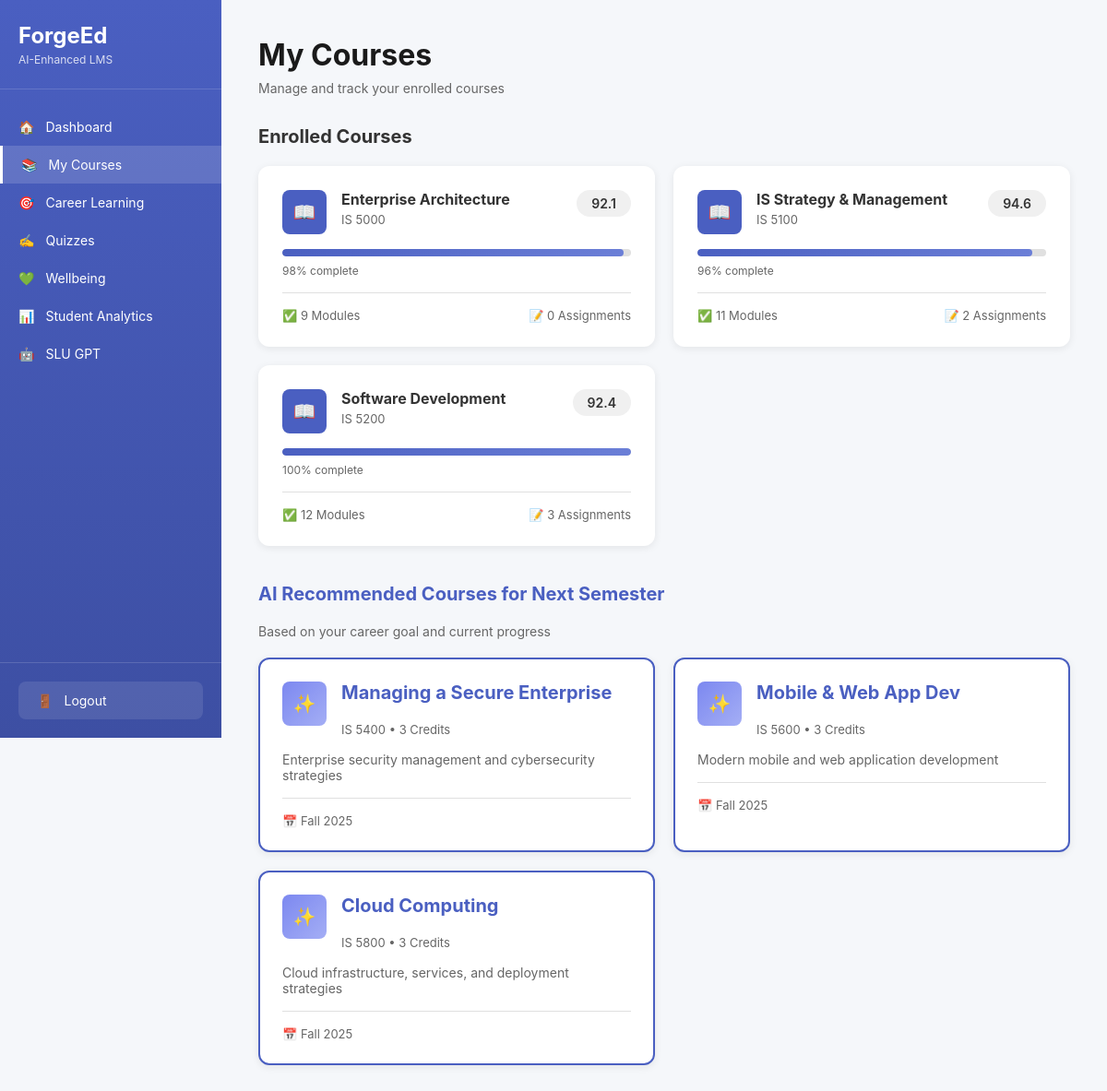
/courses (signed in), run on the app's committed database.
### tables this page shows
CREATE TABLE enrolled_courses (
            id INTEGER PRIMARY KEY AUTOINCREMENT,
            student_id INTEGER NOT NULL,
            course_id INTEGER NOT NULL,
            progress INTEGER DEFAULT 0,
            grade TEXT,
            modules_completed INTEGER DEFAULT 0,
            pending_assignments INTEGER DEFAULT 0,
            enrolled_at TIMESTAMP DEFAULT CURRENT_TIMESTAMP,
            FOREIGN KEY (student_id) REFERENCES students (id),
            FOREIGN KEY (course_id) REFERENCES courses (id),
            UNIQUE(student_id, course_id)
        );

CREATE TABLE courses (
            id INTEGER PRIMARY KEY AUTOINCREMENT,
            course_code TEXT UNIQUE NOT NULL,
            course_name TEXT NOT NULL,
            credits INTEGER DEFAULT 3,
            description TEXT,
            instructor TEXT,
            semester TEXT
        , faculty_name TEXT, intake_term TEXT);

### app.py (the view)
@app.route('/courses')
def courses():
    if 'student_id' not in session:
        return redirect(url_for('index'))
    student_id = session['student_id']
    conn = get_db()
    enrolled = conn.execute('''
        SELECT c.*, ec.progress, ec.grade, ec.modules_completed, ec.pending_assignments
        FROM enrolled_courses ec
        JOIN courses c ON ec.course_id = c.id
        WHERE ec.student_id = ?
        ORDER BY ec.enrolled_at DESC
        LIMIT 3
    ''', (student_id,)).fetchall()
    conn.close()
    recommended = get_ai_course_recommendations(student_id)
    return render_template('courses.html',
                         enrolled_courses=enrolled,
                         recommended_courses=recommended)

### database.py (called while the page is built)
def get_db():
    conn = sqlite3.connect('forgeed.db')
    conn.row_factory = sqlite3.Row
    return conn

### templates/courses.html (shortened to what this page needs)
<!DOCTYPE html>
<html lang="en">
<head>
    <link rel="stylesheet" href="{{ url_for('static', filename='style.css') }}">
</head>
<body>
    <div class="app-container">
        <nav class="sidebar">
            <div class="sidebar-logo">
                <h2>ForgeEd</h2>
                <p>AI-Enhanced LMS</p>
            </div>
            <div class="sidebar-nav">
                <a href="/dashboard" class="nav-item">
                    <span>🏠</span> Dashboard
                </a>
                <a href="/courses" class="nav-item active">
                    <span>📚</span> My Courses
                </a>
                <a href="/career-learning" class="nav-item">
                    <span>🎯</span> Career Learning
                </a>
                <a href="/quiz" class="nav-item">
                    <span>✍️</span> Quizzes
                </a>
                <a href="/wellbeing" class="nav-item">
                    <span>💚</span> Wellbeing
                <a href="/analytics" class="nav-item">
                    <span>📊</span> Student Analytics
                </a>
                </a>
                <a href="/slu-gpt" class="nav-item">
                    <span>🤖</span> SLU GPT
                </a>
            </div>
            <div class="sidebar-footer">
                <a href="/logout" class="logout-btn">
                    <span>🚪</span> Logout
                </a>
            </div>
        </nav>
        <main class="main-content">
            <div class="page-header">
                <h1>My Courses</h1>
                <p>Manage and track your enrolled courses</p>
            </div>
            <h3 style="margin-bottom: 20px; font-size: 20px;">Enrolled Courses</h3>
            <div class="courses-grid">
                {% for course in enrolled_courses %}
                <div class="course-card">
                    <div class="course-header">
                        <div class="course-icon">📖</div>
                        <div class="course-info">
                            <h3>{{ course['course_name'] }}</h3>
                            <p class="course-code">{{ course['course_code'] }}</p>
                        </div>
                        <div class="course-grade">{{ course['grade'] }}</div>
                    </div>
                    <div class="progress-bar">
                        <div class="progress-fill" style="width: {{ course['progress'] }}%"></div>
                    </div>
                    <p class="progress-text">{{ course['progress'] }}% complete</p>
                    <div style="margin-top: 16px; padding-top: 16px; border-top: 1px solid #e0e0e0; display: flex; justify-content: space-between; font-size: 13px; color: #666;">
                        <span>✅ {{ course['modules_completed'] }} Modules</span>
                        <span>📝 {{ course['pending_assignments'] }} Assignments</span>
                    </div>
                </div>
                {% endfor %}
            </div>
            {% if recommended_courses %}
            <div class="recommended-section">
                <h3>AI Recommended Courses for Next Semester</h3>
                <p style="color: #666; margin-bottom: 20px; font-size: 14px;">Based on your career goal and current progress</p>
                <div class="courses-grid">
                    {% for course in recommended_courses %}
                    <div class="course-card" style="border: 2px solid #4a5fc1;">
                        <div class="course-header">
                            <div class="course-icon" style="background: linear-gradient(135deg, #7c88f0 0%, #a4aef5 100%);">✨</div>
                            <div class="course-info">
                                <h3>{{ course['course_name'] }}</h3>
                                <p class="course-code">{{ course['course_code'] }} • {{ course['credits'] }} Credits</p>
                            </div>
                        </div>
                        <p style="font-size: 14px; color: #666; margin-top: 12px;">{{ course['description'] }}</p>
                        <div style="margin-top: 16px; padding-top: 16px; border-top: 1px solid #e0e0e0; font-size: 13px; color: #666;">
                            <span>📅 {{ course['semester'] }}</span>
                        </div>
                    </div>
                    {% endfor %}
                </div>
            </div>
            {% endif %}
        </main>
    </div>
</body>
</html>

### static/style.css (style rules this page uses)
:root { --color-academic: #2196F3; --color-academic-light: rgba(33, 150, 243, 0.08); --color-career: #9b7fd7; --color-career-light: rgba(155, 127, 215, 0.08); --color-wellbeing: #f4a261; --color-wellbeing-light: rgba(244, 162, 97, 0.08); }
* { margin: 0; padding: 0; box-sizing: border-box; }
body { font-family: -apple-system, BlinkMacSystemFont, 'Segoe UI', Roboto, 'Helvetica Neue', Arial, sans-serif; background: #f5f7fa; color: #333; }
.app-container { display: flex; min-height: 100vh; }
.sidebar { width: 240px; background: linear-gradient(180deg, #4a5fc1 0%, #3d4fa3 100%); color: white; display: flex; flex-direction: column; position: fixed; height: 100vh; overflow-y: auto; }
.sidebar-logo { padding: 24px 20px; border-bottom: 1px solid rgba(255, 255, 255, 0.15); }
.sidebar-logo h2 { font-size: 24px; font-weight: 700; }
.sidebar-logo p { font-size: 12px; opacity: 0.8; margin-top: 4px; }
.sidebar-nav { flex: 1; padding: 20px 0; }
.nav-item { display: flex; align-items: center; gap: 12px; padding: 12px 20px; color: white; text-decoration: none; transition: background 0.3s; font-size: 14px; }
.nav-item.active { background: rgba(255, 255, 255, 0.15); border-left: 3px solid white; }
.sidebar-footer { padding: 20px; border-top: 1px solid rgba(255, 255, 255, 0.15); }
.logout-btn { display: flex; align-items: center; gap: 12px; padding: 12px 20px; color: white; text-decoration: none; background: rgba(255, 255, 255, 0.1); border-radius: 8px; font-size: 14px; border: none; cursor: pointer; width: 100%; }
.main-content { flex: 1; margin-left: 240px; padding: 40px; }
.page-header { margin-bottom: 32px; }
.page-header h1 { font-size: 32px; font-weight: 700; color: #1a1a1a; margin-bottom: 8px; }
.page-header p { color: #666; font-size: 14px; }
.courses-grid { display: grid; grid-template-columns: repeat(2, 1fr); gap: 20px; }
.course-card { background: white; border-radius: 12px; padding: 24px; box-shadow: 0 2px 8px rgba(0, 0, 0, 0.08); border: 2px solid transparent; transition: border-color 0.3s; }
.course-header { display: flex; align-items: flex-start; gap: 16px; margin-bottom: 16px; }
.course-icon { width: 48px; height: 48px; background: #4a5fc1; border-radius: 8px; display: flex; align-items: center; justify-content: center; color: white; font-size: 20px; }
.course-info h3 { font-size: 16px; font-weight: 700; margin-bottom: 4px; }
.course-code { font-size: 13px; color: #666; }
.course-grade { margin-left: auto; padding: 6px 16px; background: #f0f0f0; border-radius: 20px; font-weight: 600; font-size: 14px; }
.progress-bar { width: 100%; height: 8px; background: #e0e0e0; border-radius: 4px; overflow: hidden; margin-bottom: 8px; }
.progress-fill { height: 100%; background: linear-gradient(90deg, #4a5fc1 0%, #6b7fd7 100%); border-radius: 4px; transition: width 0.3s; }
.progress-text { font-size: 12px; color: #666; }
.recommended-section { margin-top: 40px; }
.recommended-section h3 { font-size: 20px; font-weight: 700; margin-bottom: 20px; color: #4a5fc1; }

### data on the page
enrolled_courses: course_name "Enterprise Architecture", course_code "IS 5000", grade "92.1", progress "98", modules_completed "9", pending_assignments "0"
enrolled_courses: course_name "IS Strategy & Management", course_code "IS 5100", grade "94.6", progress "96", modules_completed "11", pending_assignments "2"
enrolled_courses: course_name "Software Development", course_code "IS 5200", grade "92.4", progress "100", modules_completed "12", pending_assignments "3"
courses: course_name "Managing a Secure Enterprise", course_code "IS 5400", credits "3", description "Enterprise security management and cybersecurity strategies", semester "Fall 2025"
courses: course_name "Mobile & Web App Dev", course_code "IS 5600", credits "3", description "Modern mobile and web application development", semester "Fall 2025"
courses: course_name "Cloud Computing", course_code "IS 5800", credits "3", description "Cloud infrastructure, services, and deployment strategies", semester "Fall 2025"
